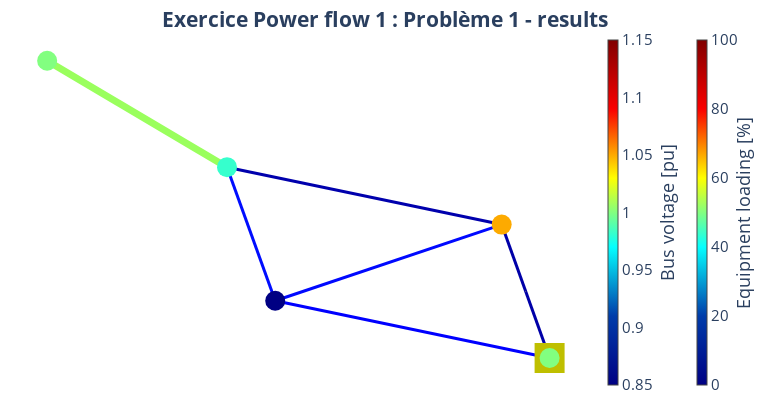

The code cell stored with this chart in its notebook:
### Code cell
pp_plot.plot_powerflow_result(
    net=net_ExPF1_Pb1,
    plot_title="Exercice Power flow 1 : Problème 1 - results",
    filename="net_ex_pf_1_pb_1_grid_pp_result",
)

### Figure 1 — Plotly figure (JSON) as saved in the notebook; plotly's stock layout.template omitted (floating-point values rounded to 4 significant figures)
{"data": [{"hoverinfo": "text", "legendgroup": "Transformers", "line": {"color": "rgb(154.03225806451613,255.0,92.74193548387096)", "width": 7}, "mode": "lines", "name": "Transformers", "showlegend": true, "text": "Transfo T1<br>Loading: 53.7 %", "type": "scatter", "x": [0.04411, -0.1847, -0.4134], "y": [0.293, 0.5964, 0.8997]}, {"hoverinfo": "text", "legendgroup": "Transformers", "marker": {"color": "rgb(154.03225806451613,255.0,92.74193548387096)", "size": 1, "symbol": "circle"}, "mode": "markers", "name": "edge_center", "showlegend": false, "text": ["Transfo T1<br>Loading: 53.7 %"], "type": "scatter", "x": [-0.1847], "y": [0.5964]}, {"hoverinfo": "text", "legendgroup": "lines", "line": {"color": "rgb(0.0,0.0,168.4090909090909)", "width": 3}, "mode": "lines", "name": "lines", "showlegend": true, "text": "Line A<br>Loading: 3.6 %", "type": "scatter", "x": [0.8647, 0.8038, 0.7429], "y": [-0.7953, -0.4149, -0.03449]}, {"hoverinfo": "text", "legendgroup": "lines", "line": {"color": "rgb(0.0,8.5,255.0)", "width": 3}, "mode": "lines", "name": "lines", "showlegend": false, "text": "Line B<br>Loading: 13.4 %", "type": "scatter", "x": [0.7429, 0.4548, 0.1668], "y": [-0.03449, -0.2517, -0.4689]}, {"hoverinfo": "text", "legendgroup": "lines", "line": {"color": "rgb(0.0,0.0,255.0)", "width": 3}, "mode": "lines", "name": "lines", "showlegend": false, "text": "Line C<br>Loading: 12.0 %", "type": "scatter", "x": [0.8647, 0.5157, 0.1668], "y": [-0.7953, -0.6321, -0.4689]}, {"hoverinfo": "text", "legendgroup": "lines", "line": {"color": "rgb(0.0,12.5,255.0)", "width": 3}, "mode": "lines", "name": "lines", "showlegend": false, "text": "Line D<br>Loading: 13.9 %", "type": "scatter", "x": [0.1668, 0.1054, 0.04411], "y": [-0.4689, -0.08796, 0.293]}, {"hoverinfo": "text", "legendgroup": "lines", "line": {"color": "rgb(0.0,0.0,172.95454545454544)", "width": 3}, "mode": "lines", "name": "lines", "showlegend": false, "text": "Line E<br>Loading: 4.0 %", "type": "scatter", "x": [0.7429, 0.3935, 0.04411], "y": [-0.03449, 0.1292, 0.293]}, {"marker": {"cmax": 100, "cmin": 0, "color": "rgb(255,255,255)", "colorbar": {"thickness": 10, "title": {"side": "right", "text": "Equipment loading [%]"}, "x": 1.15}, "colorscale": [[0, "rgb(0,0,131)"], [0.2, "rgb(0,60,170)"], [0.4, "rgb(5,255,255)"], [0.6, "rgb(255,255,0)"], [0.8, "rgb(250,0,0)"], [1, "rgb(128,0,0)"]], "opacity": 0, "size": 0}, "mode": "markers", "type": "scatter", "x": [0.8647], "y": [-0.7953]}, {"hoverinfo": "text", "legendgroup": "lines", "marker": {"color": "rgb(128, 128, 128)", "size": 1, "symbol": "circle"}, "mode": "markers", "name": "edge_center", "showlegend": false, "text": ["Line A<br>Loading: 3.6 %", "Line B<br>Loading: 13.4 %", "Line C<br>Loading: 12.0 %", "Line D<br>Loading: 13.9 %", "Line E<br>Loading: 4.0 %"], "type": "scatter", "x": [0.8038], "y": [-0.4149]}, {"hoverinfo": "text", "marker": {"color": "rgb(191, 191, 0)", "size": 30, "symbol": "square"}, "mode": "markers", "name": "Ext grid", "text": ["Gen 1"], "type": "scatter", "x": [0.8647], "y": [-0.7953]}, {"hoverinfo": "text", "marker": {"cmax": 1.15, "cmin": 0.85, "color": [1, 1.05, 0.7995, 0.9817, 1.0], "colorbar": {"thickness": 10, "title": {"side": "right", "text": "Bus voltage [pu]"}, "x": 1}, "colorscale": [[0, "rgb(0,0,131)"], [0.2, "rgb(0,60,170)"], [0.4, "rgb(5,255,255)"], [0.6, "rgb(255,255,0)"], [0.8, "rgb(250,0,0)"], [1, "rgb(128,0,0)"]], "size": 20, "symbol": "circle"}, "mode": "markers", "name": "buses", "text": ["Bus 1<br>V: 1.0 pu", "Bus 2<br>V: 1.05 pu", "Bus 3<br>V: 0.8 pu", "Bus 4<br>V: 0.982 pu", "Bus 5<br>V: 1.0 pu"], "type": "scatter", "x": [0.8647, 0.7429, 0.1668, 0.04411, -0.4134], "y": [-0.7953, -0.03449, -0.4689, 0.293, 0.8997]}], "layout": {"font": {"size": 15}, "height": 400, "hovermode": "closest", "legend": {"font": {"size": 12}, "itemsizing": "constant"}, "margin": {"b": 5, "l": 5, "r": 5, "t": 30}, "paper_bgcolor": "white", "plot_bgcolor": "white", "showlegend": false, "title": {"text": "<b>Exercice Power flow 1 : Problème 1 - results<b>", "x": 0.5, "xanchor": "center", "y": 0.97, "yanchor": "top"}, "width": 770, "xaxis": {"showgrid": false, "showticklabels": false, "tickfont": {"family": "Arial Black", "size": 12}, "title": {"font": {"size": 12}}, "zeroline": false}, "yaxis": {"showgrid": false, "showticklabels": false, "tickfont": {"family": "Arial Black", "size": 12}, "title": {"font": {"size": 12}}, "zeroline": false}}}
